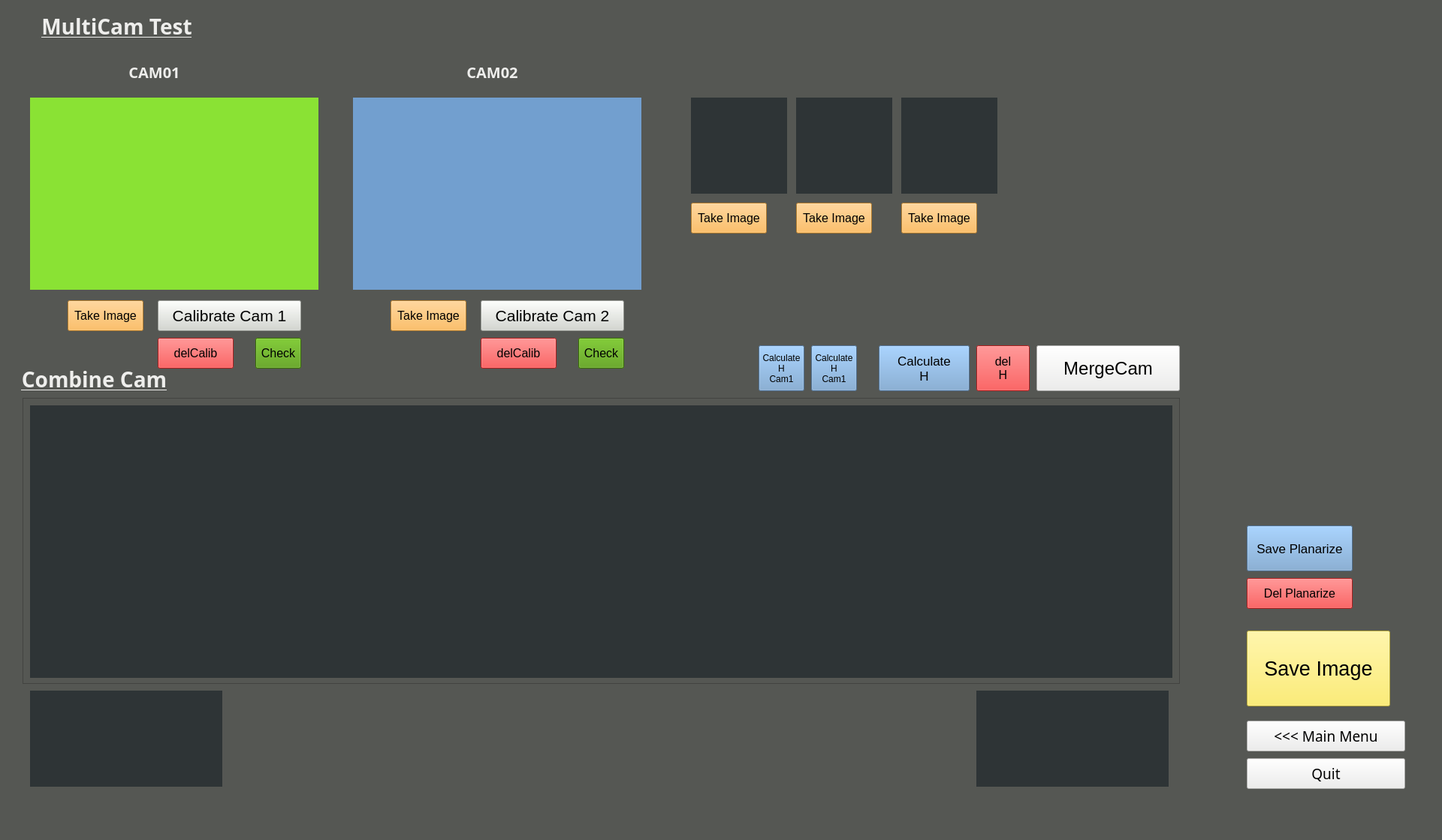
<?xml version="1.0" encoding="UTF-8"?>
<ui version="4.0">
 <class>combineCam</class>
 <widget class="QMainWindow" name="combineCam">
  <property name="enabled">
   <bool>true</bool>
  </property>
  <property name="geometry">
   <rect>
    <x>0</x>
    <y>0</y>
    <width>1920</width>
    <height>1119</height>
   </rect>
  </property>
  <property name="windowTitle">
   <string>MainWindow</string>
  </property>
  <property name="styleSheet">
   <string notr="true">background-color: rgb(85, 87, 83);</string>
  </property>
  <widget class="QWidget" name="calibrationWidget">
   <property name="enabled">
    <bool>true</bool>
   </property>
   <widget class="QFrame" name="frame">
    <property name="geometry">
     <rect>
      <x>30</x>
      <y>530</y>
      <width>1541</width>
      <height>381</height>
     </rect>
    </property>
    <property name="frameShape">
     <enum>QFrame::StyledPanel</enum>
    </property>
    <property name="frameShadow">
     <enum>QFrame::Raised</enum>
    </property>
    <widget class="QLabel" name="mergeFrame">
     <property name="geometry">
      <rect>
       <x>10</x>
       <y>10</y>
       <width>1521</width>
       <height>363</height>
      </rect>
     </property>
     <property name="styleSheet">
      <string notr="true">background-color: rgb(46, 52, 54);</string>
     </property>
     <property name="text">
      <string/>
     </property>
     <property name="alignment">
      <set>Qt::AlignCenter</set>
     </property>
    </widget>
   </widget>
   <widget class="QLabel" name="label">
    <property name="geometry">
     <rect>
      <x>50</x>
      <y>20</y>
      <width>211</width>
      <height>31</height>
     </rect>
    </property>
    <property name="font">
     <font>
      <family>Ubuntu Mono</family>
      <pointsize>21</pointsize>
      <weight>75</weight>
      <bold>true</bold>
      <underline>true</underline>
     </font>
    </property>
    <property name="styleSheet">
     <string notr="true">color: rgb(238, 238, 236);</string>
    </property>
    <property name="text">
     <string>MultiCam Test</string>
    </property>
    <property name="alignment">
     <set>Qt::AlignCenter</set>
    </property>
   </widget>
   <widget class="QLabel" name="camFrame1">
    <property name="geometry">
     <rect>
      <x>40</x>
      <y>130</y>
      <width>384</width>
      <height>256</height>
     </rect>
    </property>
    <property name="styleSheet">
     <string notr="true">background-color: rgb(138, 226, 52);</string>
    </property>
    <property name="text">
     <string/>
    </property>
    <property name="alignment">
     <set>Qt::AlignCenter</set>
    </property>
   </widget>
   <widget class="QLabel" name="camFrame2">
    <property name="geometry">
     <rect>
      <x>470</x>
      <y>130</y>
      <width>384</width>
      <height>256</height>
     </rect>
    </property>
    <property name="styleSheet">
     <string notr="true">background-color: rgb(114, 159, 207);</string>
    </property>
    <property name="text">
     <string/>
    </property>
    <property name="alignment">
     <set>Qt::AlignCenter</set>
    </property>
   </widget>
   <widget class="QLabel" name="label_3">
    <property name="geometry">
     <rect>
      <x>100</x>
      <y>80</y>
      <width>211</width>
      <height>31</height>
     </rect>
    </property>
    <property name="font">
     <font>
      <family>Ubuntu Mono</family>
      <pointsize>15</pointsize>
      <weight>75</weight>
      <bold>true</bold>
     </font>
    </property>
    <property name="styleSheet">
     <string notr="true">color: rgb(238, 238, 236);</string>
    </property>
    <property name="text">
     <string>CAM01</string>
    </property>
    <property name="alignment">
     <set>Qt::AlignCenter</set>
    </property>
   </widget>
   <widget class="QLabel" name="label_2">
    <property name="geometry">
     <rect>
      <x>550</x>
      <y>80</y>
      <width>211</width>
      <height>31</height>
     </rect>
    </property>
    <property name="font">
     <font>
      <family>Ubuntu Mono</family>
      <pointsize>15</pointsize>
      <weight>75</weight>
      <bold>true</bold>
     </font>
    </property>
    <property name="styleSheet">
     <string notr="true">color: rgb(238, 238, 236);</string>
    </property>
    <property name="text">
     <string>CAM02</string>
    </property>
    <property name="alignment">
     <set>Qt::AlignCenter</set>
    </property>
   </widget>
   <widget class="QLabel" name="label_4">
    <property name="geometry">
     <rect>
      <x>20</x>
      <y>490</y>
      <width>211</width>
      <height>31</height>
     </rect>
    </property>
    <property name="font">
     <font>
      <family>Ubuntu Mono</family>
      <pointsize>21</pointsize>
      <weight>75</weight>
      <bold>true</bold>
      <underline>true</underline>
     </font>
    </property>
    <property name="styleSheet">
     <string notr="true">color: rgb(238, 238, 236);</string>
    </property>
    <property name="text">
     <string>Combine Cam</string>
    </property>
    <property name="alignment">
     <set>Qt::AlignCenter</set>
    </property>
   </widget>
   <widget class="QPushButton" name="calibCam1">
    <property name="geometry">
     <rect>
      <x>210</x>
      <y>400</y>
      <width>191</width>
      <height>41</height>
     </rect>
    </property>
    <property name="font">
     <font>
      <pointsize>16</pointsize>
     </font>
    </property>
    <property name="styleSheet">
     <string notr="true">background-color: rgb(211, 215, 207);</string>
    </property>
    <property name="text">
     <string>Calibrate Cam 1</string>
    </property>
   </widget>
   <widget class="QPushButton" name="calibCam2">
    <property name="geometry">
     <rect>
      <x>640</x>
      <y>400</y>
      <width>191</width>
      <height>41</height>
     </rect>
    </property>
    <property name="font">
     <font>
      <pointsize>16</pointsize>
     </font>
    </property>
    <property name="styleSheet">
     <string notr="true">background-color: rgb(211, 215, 207);</string>
    </property>
    <property name="text">
     <string>Calibrate Cam 2</string>
    </property>
   </widget>
   <widget class="QPushButton" name="mergeCam">
    <property name="geometry">
     <rect>
      <x>1380</x>
      <y>460</y>
      <width>191</width>
      <height>61</height>
     </rect>
    </property>
    <property name="font">
     <font>
      <pointsize>18</pointsize>
     </font>
    </property>
    <property name="styleSheet">
     <string notr="true">background-color: rgb(238, 238, 236);</string>
    </property>
    <property name="text">
     <string>MergeCam</string>
    </property>
   </widget>
   <widget class="QPushButton" name="takeImage2">
    <property name="geometry">
     <rect>
      <x>520</x>
      <y>400</y>
      <width>101</width>
      <height>41</height>
     </rect>
    </property>
    <property name="font">
     <font>
      <pointsize>12</pointsize>
     </font>
    </property>
    <property name="styleSheet">
     <string notr="true">background-color: rgb(252, 175, 62);</string>
    </property>
    <property name="text">
     <string>Take Image</string>
    </property>
   </widget>
   <widget class="QPushButton" name="takeImage1">
    <property name="geometry">
     <rect>
      <x>90</x>
      <y>400</y>
      <width>101</width>
      <height>41</height>
     </rect>
    </property>
    <property name="font">
     <font>
      <pointsize>12</pointsize>
     </font>
    </property>
    <property name="styleSheet">
     <string notr="true">background-color: rgb(252, 175, 62);</string>
    </property>
    <property name="text">
     <string>Take Image</string>
    </property>
   </widget>
   <widget class="QPushButton" name="delCalib1">
    <property name="geometry">
     <rect>
      <x>210</x>
      <y>450</y>
      <width>101</width>
      <height>41</height>
     </rect>
    </property>
    <property name="font">
     <font>
      <pointsize>12</pointsize>
     </font>
    </property>
    <property name="styleSheet">
     <string notr="true">background-color: rgb(239, 41, 41);</string>
    </property>
    <property name="text">
     <string>delCalib</string>
    </property>
   </widget>
   <widget class="QPushButton" name="delCalib2">
    <property name="geometry">
     <rect>
      <x>640</x>
      <y>450</y>
      <width>101</width>
      <height>41</height>
     </rect>
    </property>
    <property name="font">
     <font>
      <pointsize>12</pointsize>
     </font>
    </property>
    <property name="styleSheet">
     <string notr="true">background-color: rgb(239, 41, 41);</string>
    </property>
    <property name="text">
     <string>delCalib</string>
    </property>
   </widget>
   <widget class="QPushButton" name="checkUndistort1">
    <property name="geometry">
     <rect>
      <x>340</x>
      <y>450</y>
      <width>61</width>
      <height>41</height>
     </rect>
    </property>
    <property name="font">
     <font>
      <pointsize>12</pointsize>
     </font>
    </property>
    <property name="styleSheet">
     <string notr="true">background-color: rgb(78, 154, 6);</string>
    </property>
    <property name="text">
     <string>Check</string>
    </property>
   </widget>
   <widget class="QPushButton" name="checkUndistort2">
    <property name="geometry">
     <rect>
      <x>770</x>
      <y>450</y>
      <width>61</width>
      <height>41</height>
     </rect>
    </property>
    <property name="font">
     <font>
      <pointsize>12</pointsize>
     </font>
    </property>
    <property name="styleSheet">
     <string notr="true">background-color: rgb(78, 154, 6);</string>
    </property>
    <property name="text">
     <string>Check</string>
    </property>
   </widget>
   <widget class="QPushButton" name="calcH">
    <property name="geometry">
     <rect>
      <x>1170</x>
      <y>460</y>
      <width>121</width>
      <height>61</height>
     </rect>
    </property>
    <property name="font">
     <font>
      <pointsize>13</pointsize>
     </font>
    </property>
    <property name="styleSheet">
     <string notr="true">background-color: rgb(114, 159, 207);</string>
    </property>
    <property name="text">
     <string>Calculate
H</string>
    </property>
   </widget>
   <widget class="QPushButton" name="delH">
    <property name="geometry">
     <rect>
      <x>1300</x>
      <y>460</y>
      <width>71</width>
      <height>61</height>
     </rect>
    </property>
    <property name="font">
     <font>
      <pointsize>12</pointsize>
     </font>
    </property>
    <property name="styleSheet">
     <string notr="true">background-color: rgb(239, 41, 41);</string>
    </property>
    <property name="text">
     <string>del
H</string>
    </property>
   </widget>
   <widget class="QPushButton" name="saveImage">
    <property name="geometry">
     <rect>
      <x>1660</x>
      <y>840</y>
      <width>191</width>
      <height>101</height>
     </rect>
    </property>
    <property name="font">
     <font>
      <pointsize>20</pointsize>
     </font>
    </property>
    <property name="styleSheet">
     <string notr="true">background-color: rgb(252, 233, 79);</string>
    </property>
    <property name="text">
     <string>Save Image</string>
    </property>
   </widget>
   <widget class="QPushButton" name="delPlanarize">
    <property name="geometry">
     <rect>
      <x>1660</x>
      <y>770</y>
      <width>141</width>
      <height>41</height>
     </rect>
    </property>
    <property name="font">
     <font>
      <pointsize>12</pointsize>
     </font>
    </property>
    <property name="styleSheet">
     <string notr="true">background-color: rgb(239, 41, 41);</string>
    </property>
    <property name="text">
     <string>Del Planarize</string>
    </property>
   </widget>
   <widget class="QPushButton" name="savePlanarize">
    <property name="geometry">
     <rect>
      <x>1660</x>
      <y>700</y>
      <width>141</width>
      <height>61</height>
     </rect>
    </property>
    <property name="font">
     <font>
      <pointsize>13</pointsize>
     </font>
    </property>
    <property name="styleSheet">
     <string notr="true">background-color: rgb(114, 159, 207);</string>
    </property>
    <property name="text">
     <string>Save Planarize</string>
    </property>
   </widget>
   <widget class="QPushButton" name="quitbutton">
    <property name="geometry">
     <rect>
      <x>1660</x>
      <y>1010</y>
      <width>211</width>
      <height>41</height>
     </rect>
    </property>
    <property name="font">
     <font>
      <family>Ubuntu Mono</family>
      <pointsize>14</pointsize>
     </font>
    </property>
    <property name="styleSheet">
     <string notr="true">background-color: rgb(238, 238, 236);</string>
    </property>
    <property name="text">
     <string>Quit</string>
    </property>
   </widget>
   <widget class="QPushButton" name="mainmenubutton">
    <property name="geometry">
     <rect>
      <x>1660</x>
      <y>960</y>
      <width>211</width>
      <height>41</height>
     </rect>
    </property>
    <property name="font">
     <font>
      <family>Ubuntu Mono</family>
      <pointsize>14</pointsize>
     </font>
    </property>
    <property name="styleSheet">
     <string notr="true">background-color: rgb(238, 238, 236);</string>
    </property>
    <property name="text">
     <string>&lt;&lt;&lt; Main Menu</string>
    </property>
   </widget>
   <widget class="QLabel" name="kata1Frame">
    <property name="geometry">
     <rect>
      <x>40</x>
      <y>920</y>
      <width>256</width>
      <height>128</height>
     </rect>
    </property>
    <property name="styleSheet">
     <string notr="true">background-color: rgb(46, 52, 54);</string>
    </property>
    <property name="text">
     <string/>
    </property>
    <property name="alignment">
     <set>Qt::AlignCenter</set>
    </property>
   </widget>
   <widget class="QLabel" name="kata2Frame">
    <property name="geometry">
     <rect>
      <x>1300</x>
      <y>920</y>
      <width>256</width>
      <height>128</height>
     </rect>
    </property>
    <property name="styleSheet">
     <string notr="true">background-color: rgb(46, 52, 54);</string>
    </property>
    <property name="text">
     <string/>
    </property>
    <property name="alignment">
     <set>Qt::AlignCenter</set>
    </property>
   </widget>
   <widget class="QLabel" name="clip2Frame">
    <property name="geometry">
     <rect>
      <x>1060</x>
      <y>130</y>
      <width>128</width>
      <height>128</height>
     </rect>
    </property>
    <property name="styleSheet">
     <string notr="true">background-color: rgb(46, 52, 54);</string>
    </property>
    <property name="text">
     <string/>
    </property>
    <property name="alignment">
     <set>Qt::AlignCenter</set>
    </property>
   </widget>
   <widget class="QLabel" name="clip1Frame">
    <property name="geometry">
     <rect>
      <x>920</x>
      <y>130</y>
      <width>128</width>
      <height>128</height>
     </rect>
    </property>
    <property name="styleSheet">
     <string notr="true">background-color: rgb(46, 52, 54);</string>
    </property>
    <property name="text">
     <string/>
    </property>
    <property name="alignment">
     <set>Qt::AlignCenter</set>
    </property>
   </widget>
   <widget class="QLabel" name="clip3Frame">
    <property name="geometry">
     <rect>
      <x>1200</x>
      <y>130</y>
      <width>128</width>
      <height>128</height>
     </rect>
    </property>
    <property name="styleSheet">
     <string notr="true">background-color: rgb(46, 52, 54);</string>
    </property>
    <property name="text">
     <string/>
    </property>
    <property name="alignment">
     <set>Qt::AlignCenter</set>
    </property>
   </widget>
   <widget class="QPushButton" name="takeImageClip1">
    <property name="geometry">
     <rect>
      <x>920</x>
      <y>270</y>
      <width>101</width>
      <height>41</height>
     </rect>
    </property>
    <property name="font">
     <font>
      <pointsize>12</pointsize>
     </font>
    </property>
    <property name="styleSheet">
     <string notr="true">background-color: rgb(252, 175, 62);</string>
    </property>
    <property name="text">
     <string>Take Image</string>
    </property>
   </widget>
   <widget class="QPushButton" name="takeImageClip2">
    <property name="geometry">
     <rect>
      <x>1060</x>
      <y>270</y>
      <width>101</width>
      <height>41</height>
     </rect>
    </property>
    <property name="font">
     <font>
      <pointsize>12</pointsize>
     </font>
    </property>
    <property name="styleSheet">
     <string notr="true">background-color: rgb(252, 175, 62);</string>
    </property>
    <property name="text">
     <string>Take Image</string>
    </property>
   </widget>
   <widget class="QPushButton" name="takeImageClip3">
    <property name="geometry">
     <rect>
      <x>1200</x>
      <y>270</y>
      <width>101</width>
      <height>41</height>
     </rect>
    </property>
    <property name="font">
     <font>
      <pointsize>12</pointsize>
     </font>
    </property>
    <property name="styleSheet">
     <string notr="true">background-color: rgb(252, 175, 62);</string>
    </property>
    <property name="text">
     <string>Take Image</string>
    </property>
   </widget>
   <widget class="QPushButton" name="calcH_cam1">
    <property name="geometry">
     <rect>
      <x>1010</x>
      <y>460</y>
      <width>61</width>
      <height>61</height>
     </rect>
    </property>
    <property name="font">
     <font>
      <pointsize>9</pointsize>
     </font>
    </property>
    <property name="styleSheet">
     <string notr="true">background-color: rgb(114, 159, 207);</string>
    </property>
    <property name="text">
     <string>Calculate
H
Cam1</string>
    </property>
   </widget>
   <widget class="QPushButton" name="calcH_cam2">
    <property name="geometry">
     <rect>
      <x>1080</x>
      <y>460</y>
      <width>61</width>
      <height>61</height>
     </rect>
    </property>
    <property name="font">
     <font>
      <pointsize>9</pointsize>
     </font>
    </property>
    <property name="styleSheet">
     <string notr="true">background-color: rgb(114, 159, 207);</string>
    </property>
    <property name="text">
     <string>Calculate
H
Cam1</string>
    </property>
   </widget>
  </widget>
  <widget class="QMenuBar" name="menubar">
   <property name="geometry">
    <rect>
     <x>0</x>
     <y>0</y>
     <width>1920</width>
     <height>22</height>
    </rect>
   </property>
  </widget>
  <widget class="QStatusBar" name="statusbar"/>
 </widget>
 <resources/>
 <connections/>
</ui>
